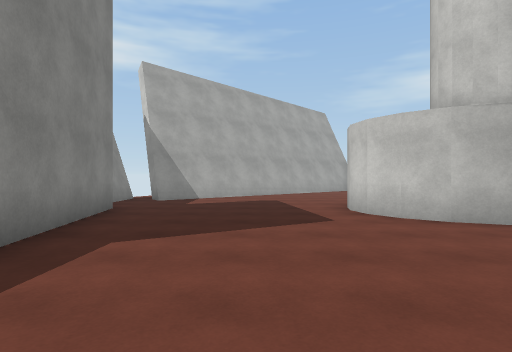
View 1 (above)

19 first-person views from a walk through a Unity game level. The camera is 1.4 m above the floor, looks level and sees 80° across. The floor is counted in squares, 2 m on a side. Each view is taken from the middle of a square. On the plan, view 1 faces up. The plan holds only what a view shows up to about 10 squares ahead; the rest is blank. The place goes on beyond the plan. Some surface patterns are stand-ins.

View 2
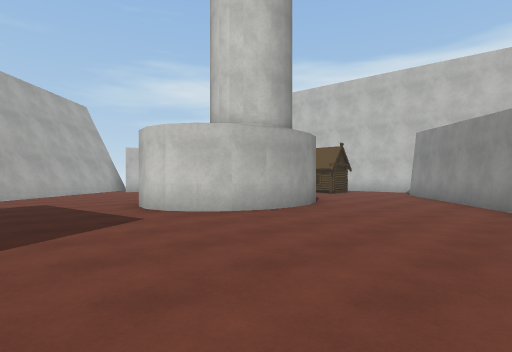

View 3
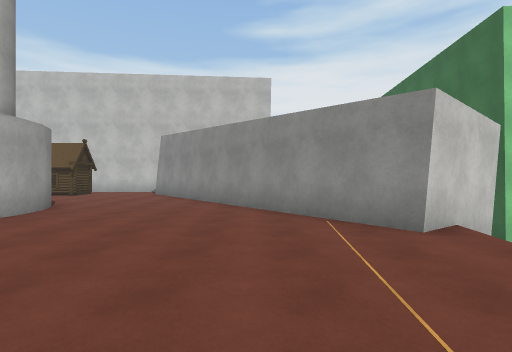

View 4
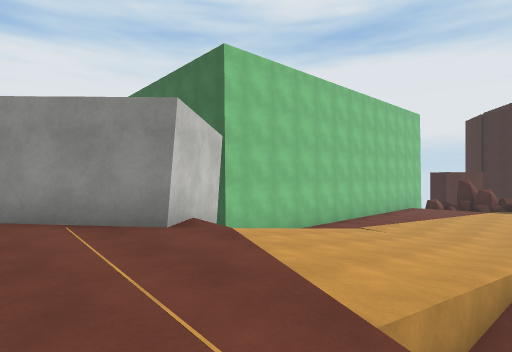

View 5
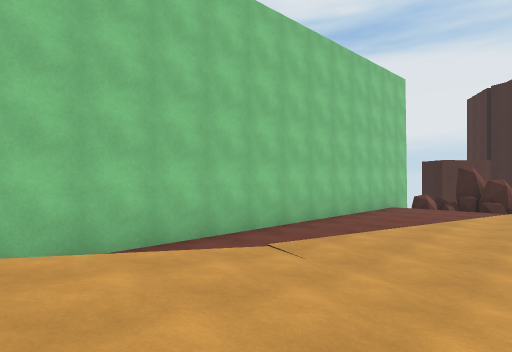

View 6
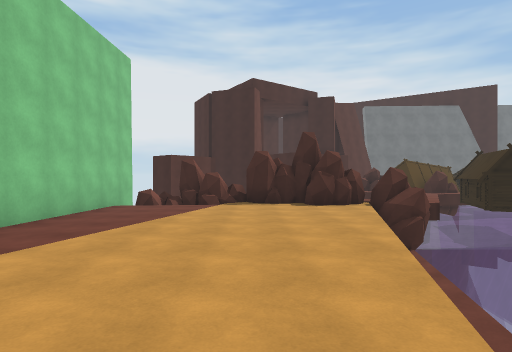

View 7
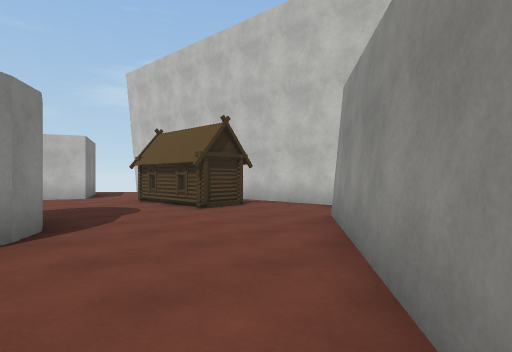

View 8
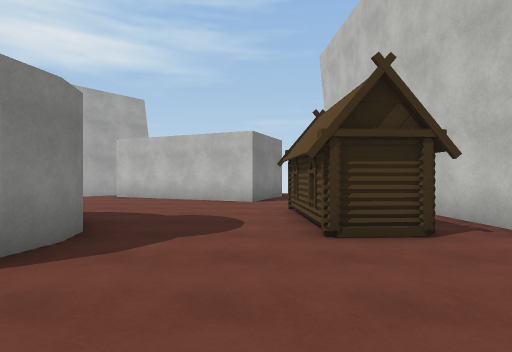

View 9
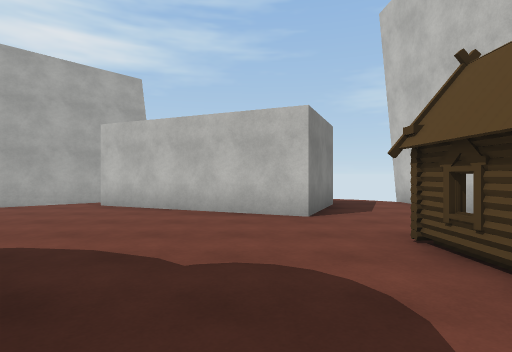

View 10
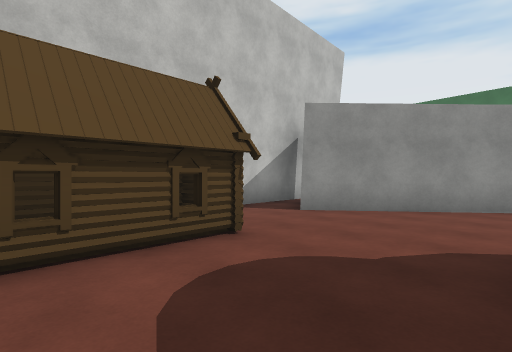

View 11
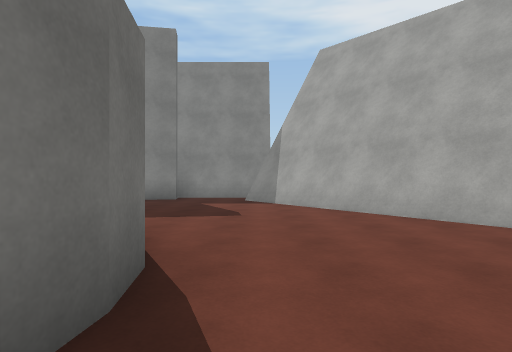

View 12
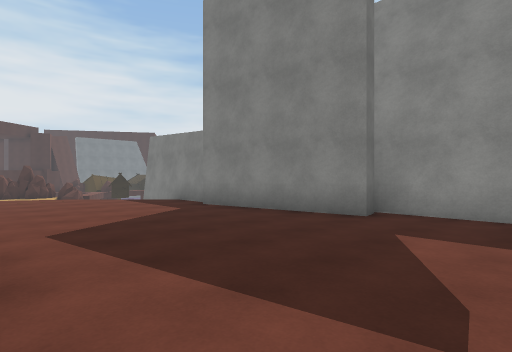

View 13
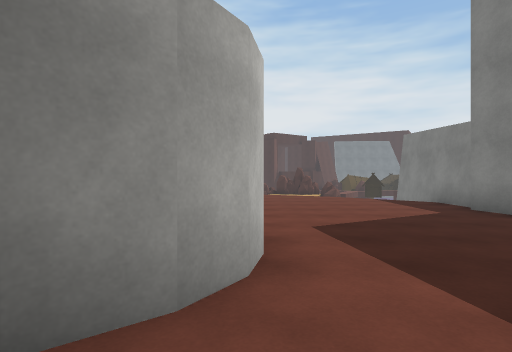

View 14
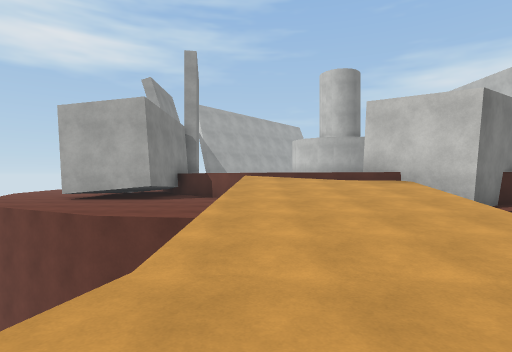

View 15
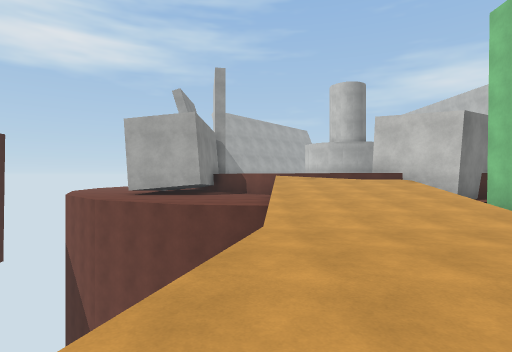

View 16
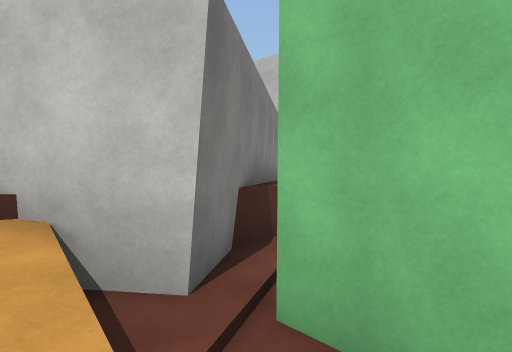

View 17
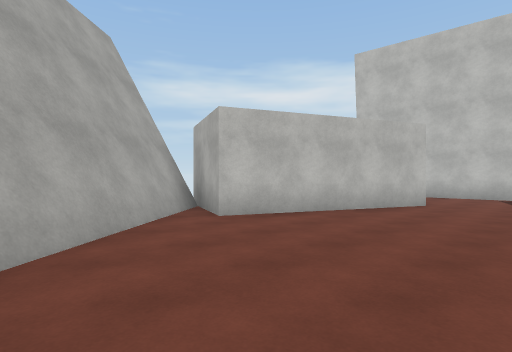

View 18
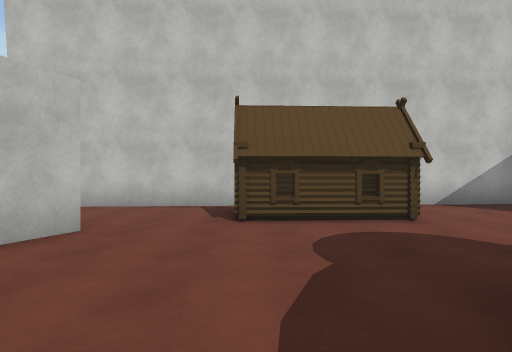

View 19
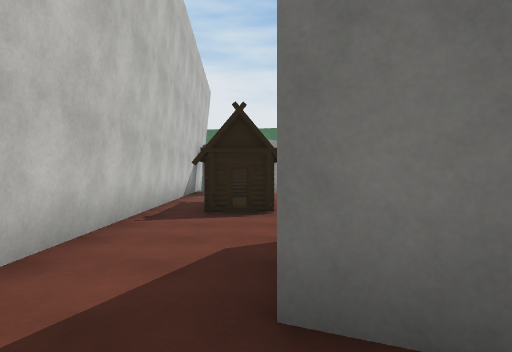

### Floor plan
Key: @ floor where view 1 was taken; # wall or solid block; x gap in a wall; . main floor; - floor 1.5 m lower than the main floor; _ floor 1.75 m lower than the main floor; / step, stairs or slope; ^ raised ledge; v drop or lower ground; B bush; C cabin; O other object.
Columns run from 5 left of view 1 to 13 right of it. Each row starts with its distance up from view 1.
 15          ##    .
 14        ####   #..#
 13       ##..### #..#
 12      ##.....###..#
 11     ##...........#
 10   ###............#
  9  ##............CC##
  8  #......###....CC.#
  7  #.....## ##...CC.#
  6  ##....##  #......#
  5   #.....####......#
  4   #...............#
  3   #............##.#
  2   #...........## x#
  1   #.........###   #
  0   #v.@.....##
 -1 ###vv.....##
 -2 vvvvv//.### ^v
 -3 vvvvv////#^^v
 -4 vvvvv////##
 -5  vvvv/////#
 -6     v////_#
 -7     v////_#
 -8     v---/_#
 -9     ----__#
-10   vv----__#
-11   vv----__#
-12   v-----__#
-13   v-----__#
-14  vv-----__#
-15 OOO-----__#
-16 OOBB##OOxx
-17      #O#vv

Where each view was taken, in squares from view 1:
view 1: 0 up, 0 right, facing up
view 2: 0 up, 1 left, facing up-right
view 3: 0 up, 1 left, facing right
view 4: 0 up, 1 left, facing down-right
view 5: 5 down, 0 right, facing down-right
view 6: 7 down, 0 right, facing down
view 7: 1 up, 6 right, facing up-right
view 8: 3 up, 9 right, facing up
view 9: 6 up, 8 right, facing up
view 10: 9 up, 7 right, facing down-right
view 11: 9 up, 6 right, facing left
view 12: 9 up, 2 right, facing down-left
view 13: 9 up, 2 right, facing down
view 14: 10 down, 0 right, facing up
view 15: 12 down, 1 left, facing up
view 16: 6 down, 3 right, facing up-right
view 17: 9 up, 1 right, facing up-right
view 18: 9 up, 5 right, facing right
view 19: 15 up, 10 right, facing down
